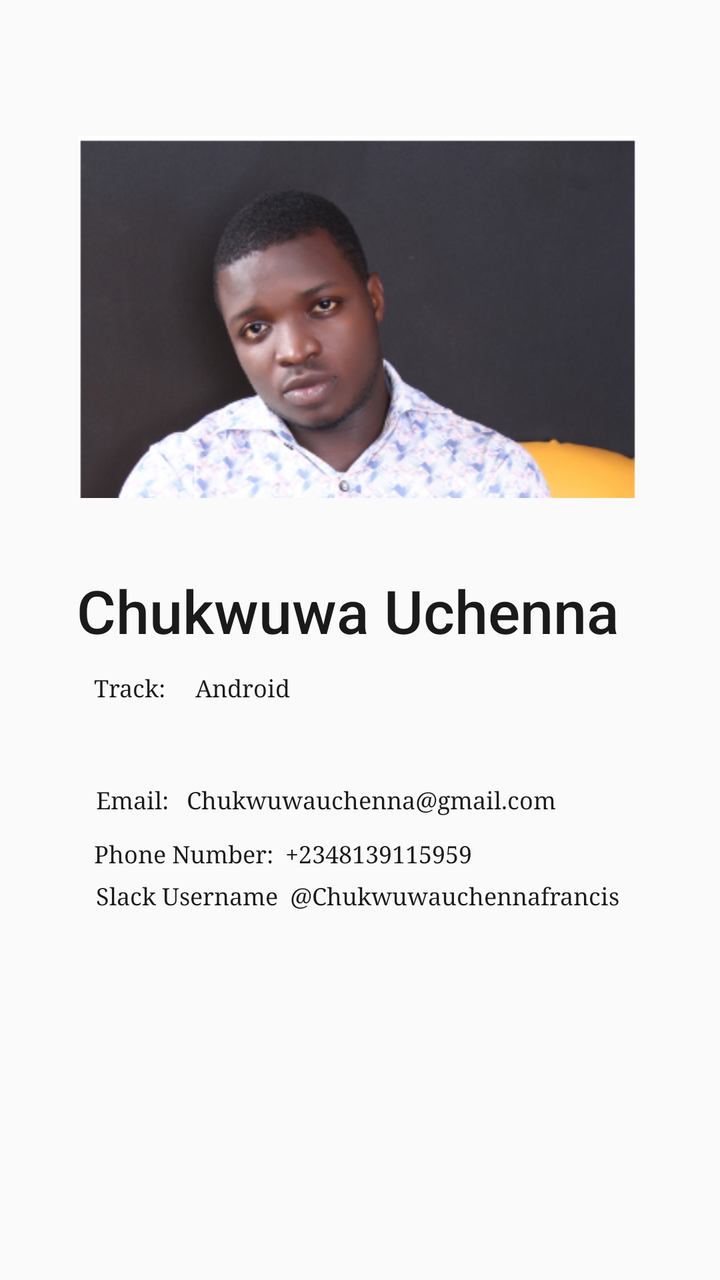
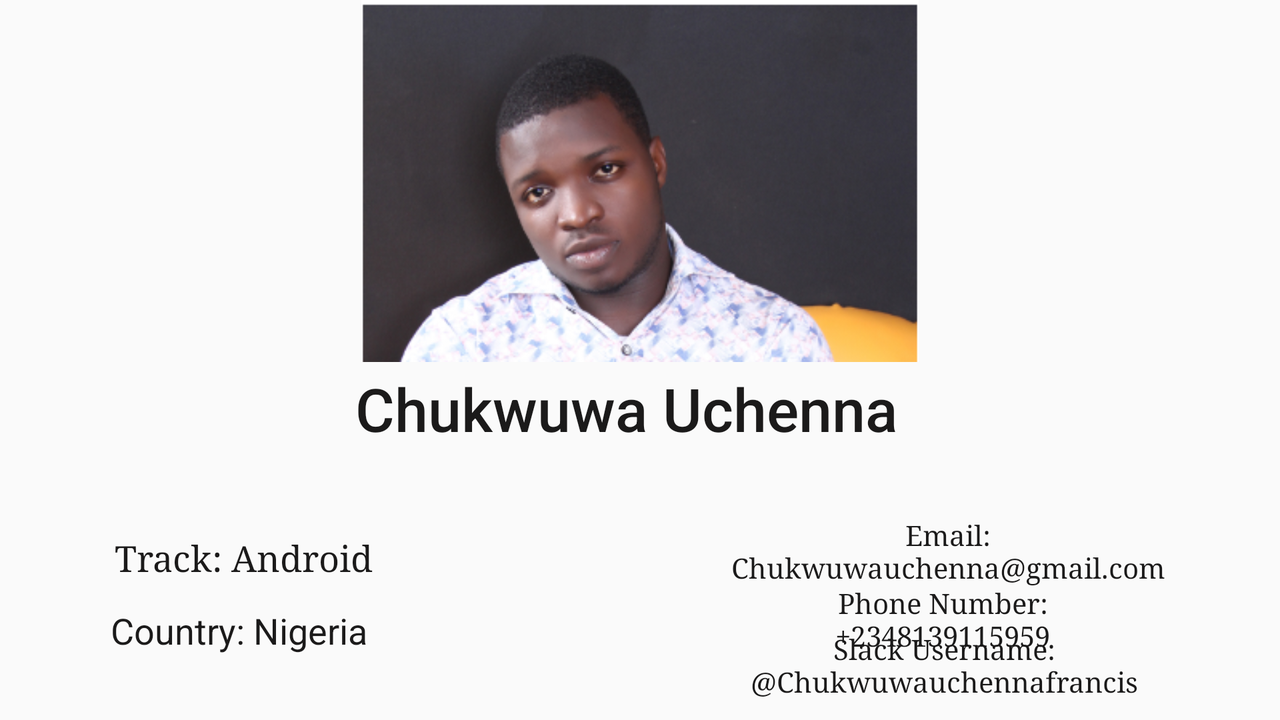

One screen, two layout resources from the same app: the default and the repository's alternative for another configuration. Each is rendered where Android would select it; the XML of both is given below.
<!-- AndroidManifest.xml: application theme AppTheme -->
<!-- res/layout/activity_aboutme.xml -->
<?xml version="1.0" encoding="utf-8"?>

<android.support.constraint.ConstraintLayout xmlns:android="http://schemas.android.com/apk/res/android"
    xmlns:app="http://schemas.android.com/apk/res-auto"
    xmlns:tools="http://schemas.android.com/tools"
    android:layout_width="match_parent"
    android:layout_height="match_parent"
    tools:context=".Aboutme">

    <ImageView
        android:id="@+id/my_imageView"
        android:layout_width="351dp"
        android:layout_height="181dp"
        android:layout_marginStart="8dp"
        android:layout_marginTop="68dp"
        android:layout_marginEnd="8dp"
        android:contentDescription="@string/todo"
        android:src="@drawable/myimage"
        app:layout_constraintEnd_toEndOf="parent"
        app:layout_constraintHorizontal_bias="0.673"
        app:layout_constraintStart_toStartOf="parent"
        app:layout_constraintTop_toTopOf="parent" />

    <TextView
        android:id="@+id/textView2"
        android:layout_width="307dp"
        android:layout_height="39dp"
        android:layout_marginStart="8dp"
        android:layout_marginEnd="8dp"
        android:layout_marginBottom="316dp"
        android:fontFamily="sans-serif-medium"
        android:text="@string/chukwuwa_uchenna"
        android:textAlignment="center"
        android:textAllCaps="false"
        android:textAppearance="@style/TextAppearance.AppCompat.Body2"
        android:textColor="#1B1A1A"
        android:textSize="30sp"
        android:typeface="sans"
        app:layout_constraintBottom_toBottomOf="parent"
        app:layout_constraintEnd_toEndOf="parent"
        app:layout_constraintHorizontal_bias="0.34"
        app:layout_constraintStart_toStartOf="parent"
        tools:text="Chukwuwa Uchenna" />

    <TextView
        android:id="@+id/textView4"
        android:layout_width="245dp"
        android:layout_height="44dp"
        android:layout_marginStart="8dp"
        android:layout_marginEnd="8dp"
        android:layout_marginBottom="260dp"
        android:fontFamily="serif"
        android:text="@string/track_android"
        android:textAlignment="viewStart"
        android:textAppearance="@style/TextAppearance.AppCompat.Body2"
        android:textColor="#1B1A1A"
        android:textSize="12sp"
        android:typeface="monospace"
        app:layout_constraintBottom_toBottomOf="parent"
        app:layout_constraintEnd_toEndOf="parent"
        app:layout_constraintHorizontal_bias="0.393"
        app:layout_constraintStart_toStartOf="parent"
        tools:text="Track:     Android" />

    <TextView
        android:id="@+id/textView5"
        android:layout_width="246dp"
        android:layout_height="31dp"
        android:layout_marginStart="8dp"
        android:layout_marginTop="8dp"
        android:layout_marginEnd="8dp"
        android:layout_marginBottom="312dp"
        android:text="@string/country_nigeria"
        android:textColor="#1B1A1A"
        android:textSize="12sp"
        app:layout_constraintBottom_toBottomOf="parent"
        app:layout_constraintEnd_toEndOf="parent"
        app:layout_constraintHorizontal_bias="0.389"
        app:layout_constraintStart_toStartOf="parent"
        app:layout_constraintTop_toBottomOf="@+id/textView4"
        app:layout_constraintVertical_bias="0.307"
        tools:text="Country:   Nigeria" />

    <TextView
        android:id="@+id/textView6"
        android:layout_width="304dp"
        android:layout_height="36dp"
        android:layout_marginStart="8dp"
        android:layout_marginEnd="8dp"
        android:layout_marginBottom="212dp"
        android:fontFamily="serif"
        android:text="@string/email_chukwuwauchenna_gmail_com"
        android:textAlignment="viewStart"
        android:textAppearance="@style/TextAppearance.AppCompat.Body2"
        android:textColor="#1B1A1A"
        android:textSize="12sp"
        android:typeface="monospace"
        app:layout_constraintBottom_toBottomOf="parent"
        app:layout_constraintEnd_toEndOf="parent"
        app:layout_constraintHorizontal_bias="1.0"
        app:layout_constraintStart_toStartOf="parent"
        tools:text="Email:   Chukwuwauchenna@gmail.com" />

    <TextView
        android:id="@+id/textView7"
        android:layout_width="305dp"
        android:layout_height="33dp"
        android:layout_marginStart="8dp"
        android:layout_marginEnd="8dp"
        android:layout_marginBottom="188dp"
        android:fontFamily="serif"
        android:text="@string/phone_number_2348139115959"
        android:textAlignment="viewStart"
        android:textAppearance="@style/TextAppearance.AppCompat.Body2"
        android:textColor="#1B1A1A"
        android:textSize="12sp"
        android:typeface="monospace"
        app:layout_constraintBottom_toBottomOf="parent"
        app:layout_constraintEnd_toEndOf="parent"
        app:layout_constraintHorizontal_bias="1.0"
        app:layout_constraintStart_toStartOf="parent"
        tools:text="Phone Number:  +2348139115959" />

    <TextView
        android:id="@+id/textView8"
        android:layout_width="304dp"
        android:layout_height="36dp"
        android:layout_marginStart="8dp"
        android:layout_marginEnd="8dp"
        android:layout_marginBottom="164dp"
        android:fontFamily="serif"
        android:text="@string/slack_username_chukwuwauchennafrancis"
        android:textAlignment="viewStart"
        android:textAppearance="@style/TextAppearance.AppCompat.Body2"
        android:textColor="#1B1A1A"
        android:textSize="12sp"
        android:typeface="monospace"
        app:layout_constraintBottom_toBottomOf="parent"
        app:layout_constraintEnd_toEndOf="parent"
        app:layout_constraintHorizontal_bias="1.0"
        app:layout_constraintStart_toStartOf="parent"
        tools:text="Slack Username  @Chukwuwauchennafrancis" />

</android.support.constraint.ConstraintLayout>
<!-- resources referenced by this layout -->
<resources>
  <!-- drawable myimage: png bitmap (drawable, 161381 bytes) -->
  <string name="chukwuwa_uchenna">Chukwuwa Uchenna</string>
  <string name="country_nigeria">Country: Nigeria</string>
  <string name="email_chukwuwauchenna_gmail_com">Email: Chukwuwauchenna@gmail.com</string>
  <string name="phone_number_2348139115959">Phone Number: +2348139115959</string>
  <string name="slack_username_chukwuwauchennafrancis">Slack Username @Chukwuwauchennafrancis</string>
  <string name="todo">TODO</string>
  <string name="track_android">Track: Android</string>
  <style name="AppTheme" parent="Theme.AppCompat.Light.DarkActionBar">
          
          <item name="colorPrimary">@color/colorPrimary</item>
          <item name="colorPrimaryDark">@color/colorPrimaryDark</item>
          <item name="colorAccent">@color/colorAccent</item>
      </style>
  <color name="colorPrimary">#FAF7F7</color>
  <color name="colorPrimaryDark">#070707</color>
  <color name="colorAccent">#D81B60</color>
</resources>
<!-- res/layout-land/activity_aboutme.xml (the repository's variant of the layout above) -->
<!-- drawn on the phone turned sideways -->
<?xml version="1.0" encoding="utf-8"?>
<RelativeLayout xmlns:android="http://schemas.android.com/apk/res/android"
    xmlns:app="http://schemas.android.com/apk/res-auto"
    xmlns:tools="http://schemas.android.com/tools"
    android:orientation="vertical"
    android:layout_width="match_parent"
    android:layout_height="match_parent"
    tools:context=".Aboutme">

    <ImageView
        android:id="@+id/my_imageView"
        android:layout_width="351dp"
        android:layout_height="181dp"
        android:contentDescription="@string/todo"
        android:layout_marginHorizontal="180dp"
        android:src="@drawable/myimage"
        app:layout_constraintEnd_toEndOf="parent"
        app:layout_constraintHorizontal_bias="0.518"
        app:layout_constraintStart_toStartOf="parent"
        app:layout_constraintTop_toTopOf="parent" />

    <TextView
        android:id="@+id/textView2"
        android:layout_width="424dp"
        android:layout_height="115dp"
        android:layout_alignTop="@+id/my_imageView"
        android:layout_alignParentStart="true"
        android:layout_alignParentEnd="true"
        android:layout_alignParentBottom="true"
        android:layout_marginHorizontal="170dp"
        android:layout_marginStart="123dp"
        android:layout_marginTop="184dp"
        android:layout_marginEnd="136dp"
        android:layout_marginBottom="88dp"
        android:fontFamily="sans-serif-medium"
        android:text="@string/chukwuwa_uchenna"
        android:textAlignment="center"
        android:textAllCaps="false"
        android:textAppearance="@style/TextAppearance.AppCompat.Body2"
        android:textColor="#1B1A1A"
        android:textSize="30sp"
        android:typeface="sans"
        app:layout_constraintBottom_toBottomOf="parent"
        app:layout_constraintEnd_toEndOf="parent"
        app:layout_constraintHorizontal_bias="0.461"
        app:layout_constraintStart_toStartOf="parent"
        tools:text="Chukwuwa Uchenna" />

    <TextView
        android:id="@+id/textView4"
        android:layout_width="245dp"
        android:layout_height="44dp"
        android:layout_alignParentStart="true"
        android:layout_alignParentBottom="true"
        android:layout_marginStart="-1dp"
        android:layout_marginTop="200dp"
        android:layout_marginEnd="200dp"
        android:layout_marginBottom="49dp"
        android:fontFamily="serif"
        android:text="@string/track_android"
        android:textAlignment="center"
        android:textAppearance="@style/TextAppearance.AppCompat.Body2"
        android:textColor="#1B1A1A"
        android:textSize="18sp"
        android:typeface="monospace"
        app:layout_constraintBottom_toBottomOf="parent"
        app:layout_constraintEnd_toEndOf="parent"
        app:layout_constraintHorizontal_bias="0.049"
        app:layout_constraintStart_toStartOf="parent"
        tools:text="Track: Android" />

    <TextView
        android:id="@+id/textView5"
        android:layout_width="246dp"
        android:layout_height="31dp"
        android:layout_alignParentStart="true"
        android:layout_alignParentBottom="true"
        android:layout_marginStart="-4dp"
        android:layout_marginTop="100dp"
        android:layout_marginEnd="100dp"
        android:layout_marginBottom="26dp"
        android:text="@string/country_nigeria"
        android:textAlignment="center"
        android:textColor="#1B1A1A"
        android:textSize="18sp"
        app:layout_constraintBottom_toBottomOf="parent"
        app:layout_constraintEnd_toEndOf="parent"
        app:layout_constraintHorizontal_bias="0.047"
        app:layout_constraintStart_toStartOf="parent"
        app:layout_constraintTop_toBottomOf="@+id/textView4"
        app:layout_constraintVertical_bias="0.036"
        tools:text="Country: Nigeria" />

    <TextView
        android:id="@+id/textView6"
        android:layout_width="304dp"
        android:layout_height="36dp"
        android:layout_alignParentEnd="true"
        android:layout_alignParentBottom="true"
        android:layout_marginStart="200dp"
        android:layout_marginTop="200dp"
        android:layout_marginEnd="14dp"
        android:layout_marginBottom="66dp"
        android:fontFamily="serif"
        android:text="@string/email_chukwuwauchenna_gmail_com"
        android:textAlignment="center"
        android:textAppearance="@style/TextAppearance.AppCompat.Body2"
        android:textColor="#1B1A1A"
        android:textSize="14sp"
        android:typeface="monospace"
        tools:text="Email:                        Chukwuwauchenna@gmail.com" />

    <TextView
        android:id="@+id/textView7"
        android:layout_width="305dp"
        android:layout_height="33dp"
        android:layout_alignParentEnd="true"
        android:layout_alignParentBottom="true"
        android:layout_marginStart="200dp"
        android:layout_marginTop="200dp"
        android:layout_marginEnd="16dp"
        android:layout_marginBottom="35dp"
        android:fontFamily="serif"
        android:text="@string/phone_number_2348139115959"
        android:textAlignment="center"
        android:textAppearance="@style/TextAppearance.AppCompat.Body2"
        android:textColor="#1B1A1A"
        android:textSize="14sp"
        android:typeface="monospace"
        app:layout_constraintBottom_toBottomOf="parent"
        app:layout_constraintEnd_toEndOf="parent"
        app:layout_constraintHorizontal_bias="0.936"
        app:layout_constraintStart_toStartOf="parent"
        tools:text="Phone Number:                            +2348139115959" />

    <TextView
        android:id="@+id/textView8"
        android:layout_width="304dp"
        android:layout_height="36dp"
        android:layout_alignParentEnd="true"
        android:layout_alignParentBottom="true"
        android:layout_marginStart="256dp"
        android:layout_marginTop="256dp"
        android:layout_marginEnd="16dp"
        android:layout_marginBottom="9dp"
        android:fontFamily="serif"
        android:text="@string/slack_username_chukwuwauchennafrancis"
        android:textAlignment="center"
        android:textAppearance="@style/TextAppearance.AppCompat.Body2"
        android:textColor="#1B1A1A"
        android:textSize="14sp"
        android:typeface="monospace"
        app:layout_constraintBottom_toBottomOf="parent"
        app:layout_constraintEnd_toEndOf="parent"
        app:layout_constraintHorizontal_bias="0.936"
        app:layout_constraintStart_toStartOf="parent"
        tools:text="Slack Username:  @Chukwuwauchennafrancis" />

</RelativeLayout>
